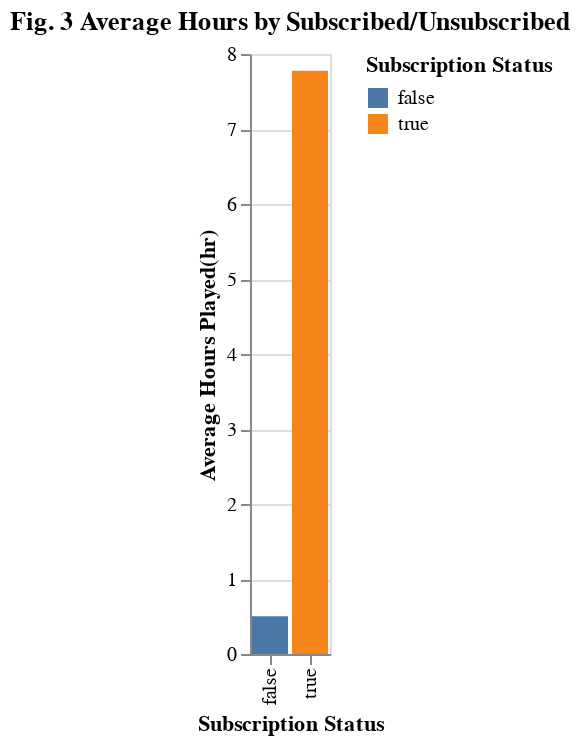

The code cell stored with this chart in its notebook:
### Code cell
# Subscription status comapred with Average hours played
plot3= alt.Chart(players, title="Fig. 3 Average Hours by Subscribed/Unsubscribed").mark_bar().encode(
    x=alt.X("subscribe:N").title("Subscription Status"),
    y=alt.Y("mean(played_hours)").title("Average Hours Played(hr)"),
    color = alt.Color("subscribe:N").title("Subscription Status")
)
plot3

### Figure 1 — Vega-Lite specification as saved in the notebook (floating-point values rounded to 4 significant figures; data arrays with more than 128 entries replaced by an {"elided": "..."} marker saying what was removed)
{"config": {"view": {"continuousWidth": 300, "continuousHeight": 300}}, "data": {"name": "data-ce4363b1cc149d2771de4f7f6f9a7330"}, "mark": {"type": "bar"}, "encoding": {"color": {"field": "subscribe", "title": "Subscription Status", "type": "nominal"}, "x": {"field": "subscribe", "title": "Subscription Status", "type": "nominal"}, "y": {"aggregate": "mean", "field": "played_hours", "title": "Average Hours Played(hr)", "type": "quantitative"}}, "title": "Fig. 3 Average Hours by Subscribed/Unsubscribed", "$schema": "https://vega.github.io/schema/vega-lite/v5.20.1.json", "datasets": {"data-ce4363b1cc149d2771de4f7f6f9a7330": {"elided": "196 records"}}}
